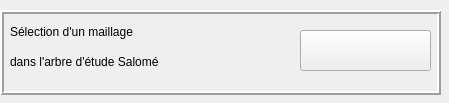
<?xml version="1.0" encoding="UTF-8"?>
<ui version="4.0">
 <class>desBoutonSalome</class>
 <widget class="QWidget" name="desBoutonSalome">
  <property name="geometry">
   <rect>
    <x>0</x>
    <y>0</y>
    <width>449</width>
    <height>103</height>
   </rect>
  </property>
  <property name="windowTitle">
   <string>Form</string>
  </property>
  <widget class="QFrame" name="frame">
   <property name="geometry">
    <rect>
     <x>0</x>
     <y>10</y>
     <width>441</width>
     <height>85</height>
    </rect>
   </property>
   <property name="frameShape">
    <enum>QFrame::Box</enum>
   </property>
   <property name="frameShadow">
    <enum>QFrame::Raised</enum>
   </property>
   <property name="lineWidth">
    <number>2</number>
   </property>
   <property name="midLineWidth">
    <number>0</number>
   </property>
   <widget class="QPushButton" name="pushButton">
    <property name="geometry">
     <rect>
      <x>300</x>
      <y>20</y>
      <width>131</width>
      <height>41</height>
     </rect>
    </property>
    <property name="maximumSize">
     <size>
      <width>131</width>
      <height>41</height>
     </size>
    </property>
    <property name="text">
     <string/>
    </property>
    <property name="icon">
     <iconset>
      <normaloff>../Editeur/icons/image240.png</normaloff>../Editeur/icons/image240.png</iconset>
    </property>
   </widget>
   <widget class="QLabel" name="label">
    <property name="geometry">
     <rect>
      <x>10</x>
      <y>10</y>
      <width>301</width>
      <height>24</height>
     </rect>
    </property>
    <property name="text">
     <string>&lt;html&gt;&lt;head/&gt;&lt;body&gt;&lt;p&gt;Sélection d'un maillage&lt;/p&gt;&lt;/body&gt;&lt;/html&gt;</string>
    </property>
   </widget>
   <widget class="QLabel" name="label_2">
    <property name="geometry">
     <rect>
      <x>10</x>
      <y>40</y>
      <width>301</width>
      <height>24</height>
     </rect>
    </property>
    <property name="text">
     <string>&lt;html&gt;&lt;head/&gt;&lt;body&gt;&lt;p&gt;dans l'arbre d'étude Salomé&lt;/p&gt;&lt;/body&gt;&lt;/html&gt;</string>
    </property>
   </widget>
  </widget>
 </widget>
 <resources/>
 <connections/>
</ui>
